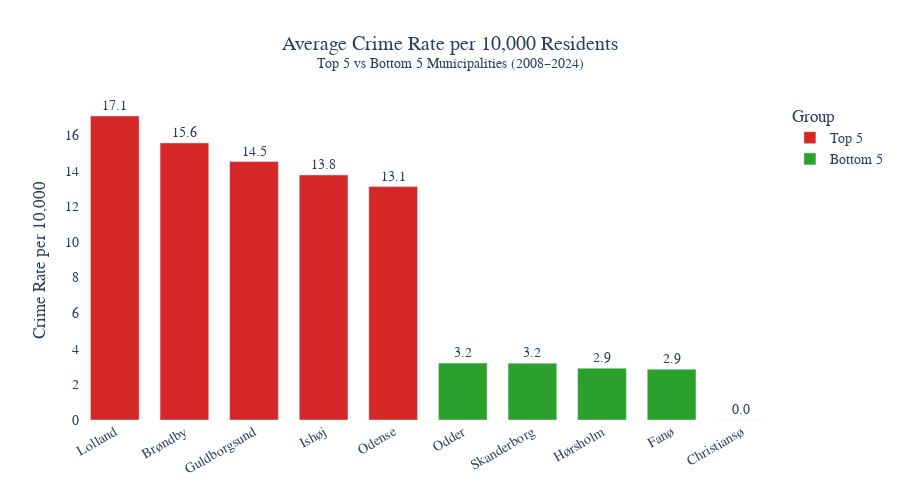

Write notebook code for a chart like this one.
### Markdown cell above
## Plotting top and bottom 5 municipalities

### Code cell
# Capitalize and sort
combined = pd.concat([top5, bottom5])
combined["Municipality"] = combined["Municipality"].str.title()
combined_sorted = combined.sort_values("Crime_rate_per_10000", ascending=False)

# Label top/bottom group
combined_sorted["Group"] = ["Top 5"] * 5 + ["Bottom 5"] * 5

color_map = {
    "Top 5": "#D62728",   # refined green
    "Bottom 5": "#2CA02C" # refined red
}



# Create Plotly bar chart
fig = px.bar(
    combined_sorted,
    x="Municipality",
    y="Crime_rate_per_10000",
    color="Group",
    color_discrete_map=color_map,
    text="Crime_rate_per_10000",
    title="Average Crime Rate per 10,000 Residents<br><sup>Top 5 vs Bottom 5 Municipalities (2008–2024)</sup>"
)

# Style text and layout
fig.update_traces(texttemplate='%{text:.1f}', textposition='outside')
fig.update_layout(
    title_font_size=20,
    title_x=0.5,
    yaxis_title="Crime Rate per 10,000",
    xaxis_title=None,
    xaxis_tickangle=-30,
    font=dict(family="Arial", size=14),
    plot_bgcolor="white",
    bargap=0.3,
    height=500
)
fig.write_html(r"C:\Users\Baxe\Documents\SocialDataanalyseVisulisation\signedue.github.io\crime_rates_plotly.html")
fig.show()

### Figure 1 — Plotly figure (JSON) as saved in the notebook; plotly's stock layout.template omitted (floating-point values rounded to 4 significant figures)
{"data": [{"alignmentgroup": "True", "hovertemplate": "Group=Top 5<br>Municipality=%{x}<br>Crime_rate_per_10000=%{text}<extra></extra>", "legendgroup": "Top 5", "marker": {"color": "#D62728", "pattern": {"shape": ""}}, "name": "Top 5", "offsetgroup": "Top 5", "orientation": "v", "showlegend": true, "text": [17.07, 15.56, 14.52, 13.76, 13.11], "textposition": "outside", "texttemplate": "%{text:.1f}", "type": "bar", "x": ["Lolland", "Brøndby", "Guldborgsund", "Ishøj", "Odense"], "xaxis": "x", "y": [17.07, 15.56, 14.52, 13.76, 13.11], "yaxis": "y"}, {"alignmentgroup": "True", "hovertemplate": "Group=Bottom 5<br>Municipality=%{x}<br>Crime_rate_per_10000=%{text}<extra></extra>", "legendgroup": "Bottom 5", "marker": {"color": "#2CA02C", "pattern": {"shape": ""}}, "name": "Bottom 5", "offsetgroup": "Bottom 5", "orientation": "v", "showlegend": true, "text": [3.196, 3.192, 2.905, 2.854, 0], "textposition": "outside", "texttemplate": "%{text:.1f}", "type": "bar", "x": ["Odder", "Skanderborg", "Hørsholm", "Fanø", "Christiansø"], "xaxis": "x", "y": [3.196, 3.192, 2.905, 2.854, 0], "yaxis": "y"}], "layout": {"bargap": 0.3, "barmode": "relative", "font": {"family": "Arial", "size": 14}, "height": 500, "legend": {"title": {"text": "Group"}, "tracegroupgap": 0}, "plot_bgcolor": "white", "title": {"font": {"size": 20}, "text": "Average Crime Rate per 10,000 Residents<br><sup>Top 5 vs Bottom 5 Municipalities (2008–2024)</sup>", "x": 0.5}, "xaxis": {"anchor": "y", "domain": [0, 1], "tickangle": -30, "title": {}}, "yaxis": {"anchor": "x", "domain": [0, 1], "title": {"text": "Crime Rate per 10,000"}}}}
